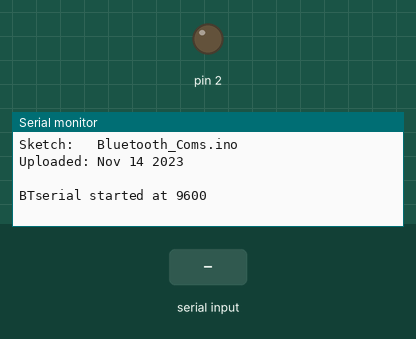
A sketch run on a simulated Arduino Uno, built with avr-gcc and run on an emulated ATmega328P. Parts: output pins drawn as LEDs (lit = HIGH), the last lines printed to the serial monitor. Inputs (shaded band) come from the test bench.

Above: at 1.2 s.
1.3 s: "1\n" received over Serial
At 2.3 s:
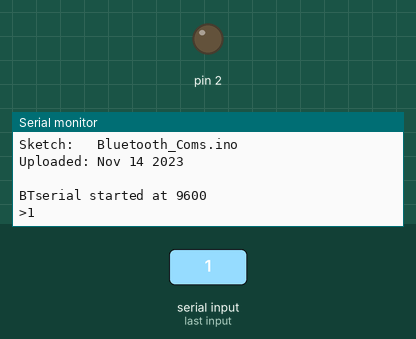
2.8 s: "1\n" received over the second serial link
At 3.4 s:
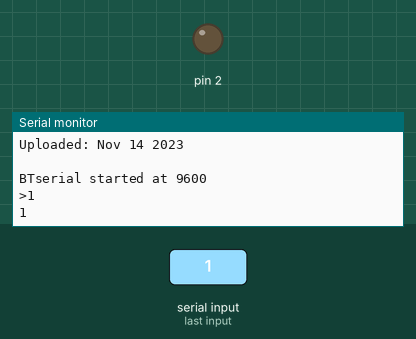

The sketch:

Bluetooth_Coms.ino
```cpp
//  SerialIn_SerialOut_HM-10_01
//
//  Uses hardware serial to talk to the host computer and AltSoftSerial for communication with the bluetooth module
//
//  What ever is entered in the serial monitor is sent to the connected device
//  Anything received from the connected device is copied to the serial monitor
//  Does not send line endings to the HM-10
//
//  Pins
//  BT VCC to Arduino 5V out.
//  BT GND to GND
//  Arduino D8 (SS RX) - BT TX no need voltage divider
//  Arduino D9 (SS TX) - BT RX through a voltage divider (5v to 3.3v)
//
#include <AltSoftSerial.h>

AltSoftSerial BTserial;
// https://www.pjrc.com/teensy/td_libs_AltSoftSerial.html


char c=' ';
char word1[100];
boolean NL = true;
//SoftwareSerial BTserial(7,8);
#define BaudRate 9600
void setup()
{
    Serial.begin(BaudRate);
    Serial.print("Sketch:   ");   Serial.println(__FILE__);
    Serial.print("Uploaded: ");   Serial.println(__DATE__);
    Serial.println(" ");
    pinMode(2,OUTPUT);
    BTserial.begin(BaudRate);
    Serial.println("BTserial started at 9600");
}

void loop()
{
    // Read from the Bluetooth module and send to the Arduino Serial Monitor
    int index = 0;
    boolean p = 1;
    while(BTserial.available()>0)
    {
        c = BTserial.read();
        word1[index] = c;
        //if(c == '0') digitalWrite(2,LOW);
        //if(c == '1') digitalWrite(2,HIGH);
        p=0;
        index++;
        delay(2);
    }
    if(p==0){
      Serial.print(word1);
      //Serial.print(index);
      p=1;
    }

    // Read from the Serial Monitor and send to the Bluetooth module
    if (Serial.available())
    {
        c = Serial.read();

        // do not send line end characters to the HM-10


             BTserial.write(c);


        // Echo the user input to the main window.
        // If there is a new line print the ">" character.
        if (NL) { Serial.print("\r\n>");  NL = false; }
        Serial.write(c);
        if (c==10) { NL = true; }
    }
}
```

Measured:
- after the input at 1.3 s, the serial monitor: prints a new line at once (image 1)
- after the input at 2.8 s, the serial monitor: prints a new line at once (image 2)
